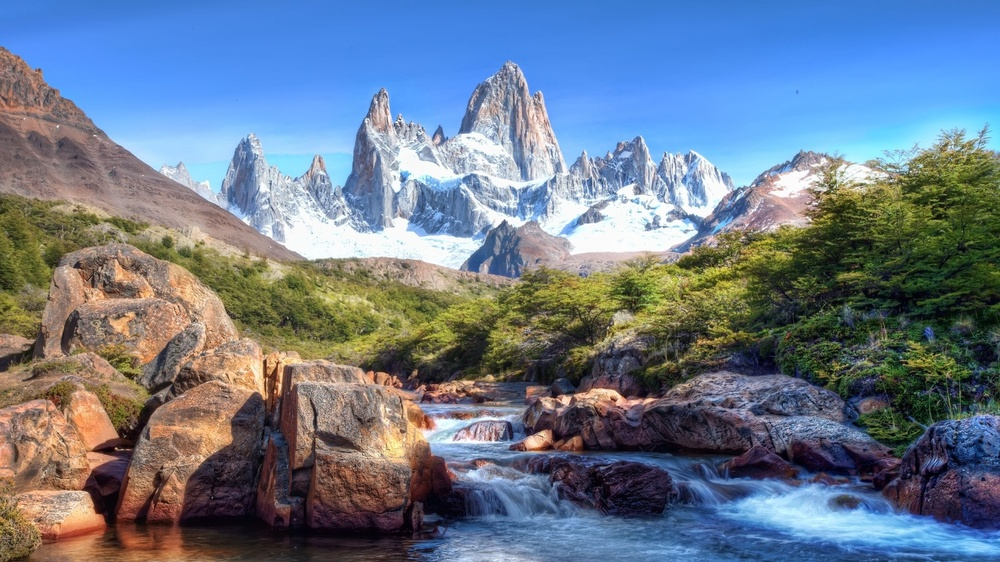
#> input picture anh_xlas/anh_xlas/image_01.jpg, 1000 x 562 px, shrunk from 1920 x 1080 before the run; its folder holds only this picture in this run
$ jupyter execute 'Câu1.ipynb'
#> lines starting #> are read from the running program, lines starting #| are printed output that depends on the picture
# CÂU 1 - XỬ LÝ HISTOGRAM ẢNH

Notebook thực hiện:

- Chuyển ảnh màu sang ảnh xám.
- Tính Histogram gốc (H1).
- Histogram Equalization.
- Hiệu chỉnh mức xám về khoảng (30,120).
- Lưu toàn bộ kết quả cho nhiều ảnh.

## Bước 1: Import thư viện

Nạp các thư viện cần thiết cho xử lý ảnh, tính toán số học và hiển thị kết quả.

[cell 1]
import os
import glob
import cv2
import numpy as np
import matplotlib.pyplot as plt

## Bước 2: Khai báo thư mục dữ liệu

Xác định thư mục chứa ảnh đầu vào và thư mục lưu kết quả đầu ra.
Nếu thư mục đầu ra chưa tồn tại thì tự động tạo mới.

[cell 2]
input_dir = "anh_xlas/anh_xlas"
output_dir = "output_cau1"

os.makedirs(output_dir, exist_ok=True)

image_files = sorted(glob.glob(os.path.join(input_dir, "*.jpg")))

print(f"Found {len(image_files)} images")

## Bước 3: Đọc toàn bộ ảnh

Tự động tìm và nạp tất cả ảnh JPG trong thư mục đầu vào.

[cell 3]
images = []

for image_path in image_files:
    img = cv2.imread(image_path)
#> img is the input picture: shape (562, 1000, 3); mean B, G, R 139.6, 121.9, 107.6
    images.append((image_path, img))

print("Images loaded successfully.")

## Bước 4: Chuyển ảnh màu sang ảnh xám

Chuyển đổi ảnh RGB/BGR sang ảnh mức xám để thuận tiện cho việc xử lý Histogram.

[cell 4]
gray_images = []

for image_path, img in images:
    gray = cv2.cvtColor(img, cv2.COLOR_BGR2GRAY)
    gray_images.append((image_path, img, gray))
#> this loop made 1 pass
#> image_path on pass 1: 'anh_xlas/anh_xlas/image_01.jpg'
#> pass 1, `gray = cv2.cvtColor(img, cv2.COLOR_BGR2GRAY)`:
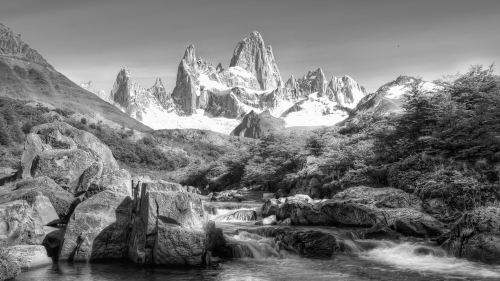
#> gray: shape (562, 1000) (shown at 1/2 size); min 1, max 255, mean 119.6
#> after the loop, gray_images = 1 item

print("Gray conversion completed.")

## Bước 5: Tính Histogram gốc (H1)

Đếm số lượng điểm ảnh ở từng mức xám từ 0 đến 255.

[cell 5]
results = []

for image_path, img, gray in gray_images:

    H1 = np.zeros(256)

    H, W = gray.shape

    for y in range(H):
        for x in range(W):
            H1[gray[y, x]] += 1

    results.append({
        "path": image_path,
        "img": img,
        "gray": gray,
        "H1": H1
    })
#> this loop made 1 pass
#> (image_path, H, W) on pass 1: ('anh_xlas/anh_xlas/image_01.jpg', 562, 1000)
#> after the loop, results = 1 item

print("Histogram H1 completed.")

## Bước 6: Cân bằng Histogram (H2)

Thực hiện Histogram Equalization để cải thiện độ tương phản của ảnh.

[cell 6]
for data in results:

    gray = data["gray"]
    H1 = data["H1"]

    H, W = gray.shape

    pdf = H1 / (H * W)

    cdf = np.cumsum(pdf)

    transform = np.round(cdf * 255).astype(np.uint8)

    equalized = transform[gray]

    H2 = np.zeros(256)

    for y in range(H):
        for x in range(W):
            H2[equalized[y, x]] += 1

    data["equalized"] = equalized
    data["H2"] = H2
#> this loop made 1 pass
#> (H, W) on pass 1: (562, 1000)
#> pass 1, `equalized = transform[gray]`:
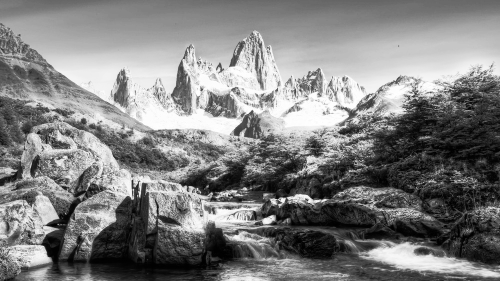
#> equalized: shape (562, 1000) (shown at 1/2 size); min 0, max 255, mean 128.2

print("Histogram Equalization completed.")

## Bước 7: Hiệu chỉnh Histogram về khoảng (30,120)

Ánh xạ các mức xám của ảnh sau cân bằng Histogram vào khoảng [30,120].

[cell 7]
for data in results:

    equalized = data["equalized"]

    stretch = np.round(
        30 + (equalized / 255.0) * (120 - 30)
    ).astype(np.uint8)

    H3 = np.zeros(256)

    H, W = stretch.shape

    for y in range(H):
        for x in range(W):
            H3[stretch[y, x]] += 1

    data["stretch"] = stretch
    data["H3"] = H3
#> this loop made 1 pass
#> pass 1, `stretch = np.round( 30 + (equalized / 255.0) * (120 - 30) ).astype(np...`:
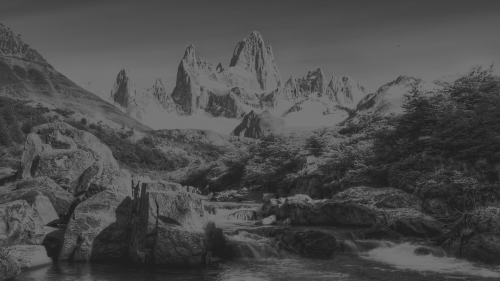
#> stretch: shape (562, 1000) (shown at 1/2 size); min 30, max 120, mean 75.2

print("Stretching completed.")

## Bước 8: Hiển thị kết quả

Hiển thị ảnh gốc, ảnh xám, Histogram gốc, ảnh cân bằng Histogram và Histogram sau hiệu chỉnh.

[cell 8]
for data in results:

    filename = os.path.basename(data["path"])

    plt.figure(figsize=(18,10))

    plt.subplot(2,4,1)
    plt.imshow(cv2.cvtColor(data["img"], cv2.COLOR_BGR2RGB))
    plt.title("Original")
    plt.axis("off")

    plt.subplot(2,4,2)
    plt.imshow(data["gray"], cmap="gray")
    plt.title("Gray")
    plt.axis("off")

    plt.subplot(2,4,3)
    plt.plot(data["H1"])
    plt.title("Histogram H1")

    plt.subplot(2,4,4)
    plt.imshow(data["equalized"], cmap="gray")
    plt.title("Equalized")
    plt.axis("off")

    plt.subplot(2,4,5)
    plt.plot(data["H2"])
    plt.title("Histogram H2")

    plt.subplot(2,4,6)
    plt.imshow(data["stretch"], cmap="gray")
    plt.title("Stretch 30-120")
    plt.axis("off")

    plt.subplot(2,4,7)
    plt.plot(data["H3"])
    plt.title("Stretch Histogram")

    plt.tight_layout()
    plt.show()
#> this loop made 1 pass
#> pass 1, `plt.show()`:
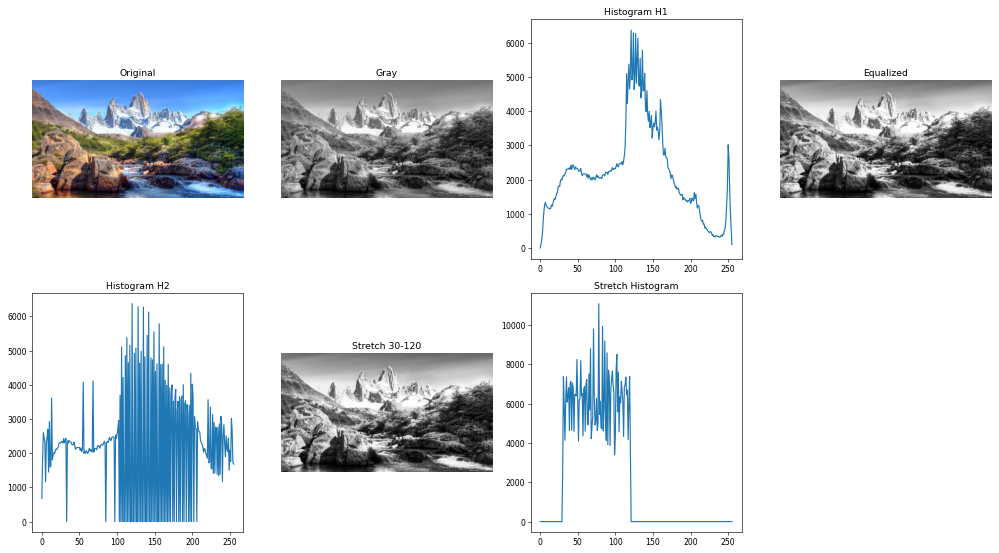
#> figure drawn by matplotlib, 7 panels; panel 3: curve peaks at x = 121, y = 6371; panel 5: curve peaks at x = 120, y = 6371; panel 7: curve peaks at x = 78, y = 11086

## Bước 9: Lưu kết quả

Lưu toàn bộ ảnh và Histogram vào thư mục output_cau1 với tên tương ứng theo ảnh đầu vào.

[cell 9]
count = 0

for data in results:

    image_path = data["path"]

    filename = os.path.basename(image_path)
    name = os.path.splitext(filename)[0]

    cv2.imwrite(
        os.path.join(output_dir, f"Gray_{name}.jpg"),
        data["gray"]
    )

    cv2.imwrite(
        os.path.join(output_dir, f"Equalized_{name}.jpg"),
        data["equalized"]
    )

    cv2.imwrite(
        os.path.join(output_dir, f"Stretch_30_120_{name}.jpg"),
        data["stretch"]
    )

    plt.figure()
    plt.plot(data["H1"])
    plt.title("Histogram H1")
    plt.savefig(
        os.path.join(output_dir,
                     f"Histogram_{name}.png")
    )
    plt.close()

    plt.figure()
    plt.plot(data["H2"])
    plt.title("Equalized Histogram")
    plt.savefig(
        os.path.join(output_dir,
                     f"Equalized_Histogram_{name}.png")
    )
    plt.close()

    plt.figure()
    plt.plot(data["H3"])
    plt.title("Stretch Histogram")
    plt.savefig(
        os.path.join(output_dir,
                     f"Stretch_Histogram_{name}.png")
    )
    plt.close()

    print(f"Processing {filename} ... Done!")

    count += 1
#> this loop made 1 pass
#> (image_path, count) on pass 1: ('anh_xlas/anh_xlas/image_01.jpg', 1)
#> (printed output is left out)
#> pass 1, `plt.savefig( os.path.join(output_dir, f"Histogram_{name}.png") )`:
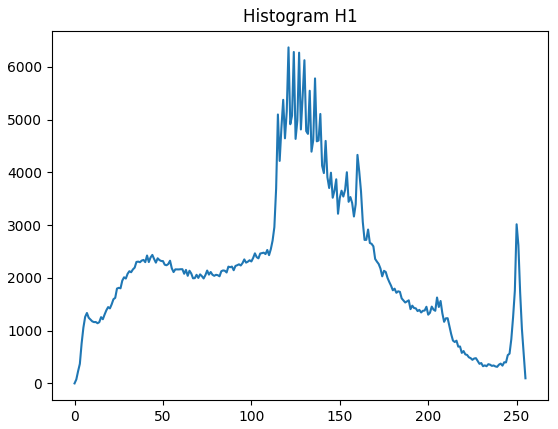
#> figure drawn by matplotlib, 1 panel; curve peaks at x = 121, y = 6371
#> pass 1, `plt.savefig( os.path.join(output_dir, f"Equalized_Histogram_{name}.png..`:
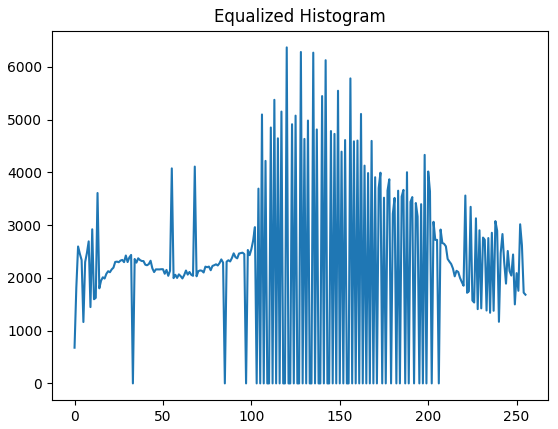
#> figure drawn by matplotlib, 1 panel; curve peaks at x = 120, y = 6371
#> pass 1, `plt.savefig( os.path.join(output_dir, f"Stretch_Histogram_{name}.png") )`:
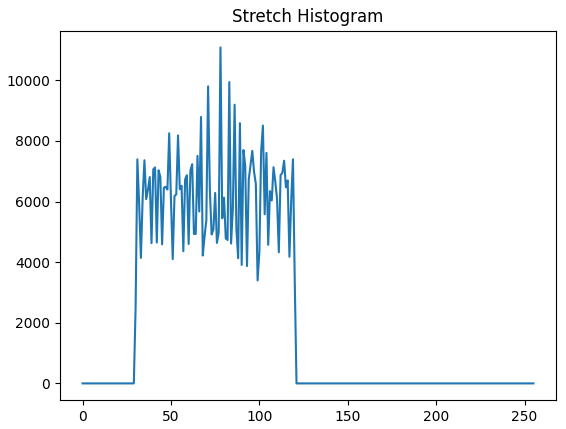
#> figure drawn by matplotlib, 1 panel; curve peaks at x = 78, y = 11086
#> after the loop, count = 1

print(f"Finished processing {count} images.")
#| Finished processing 1 images.

$ run again, on anh_xlas/anh_xlas/image_05.jpg
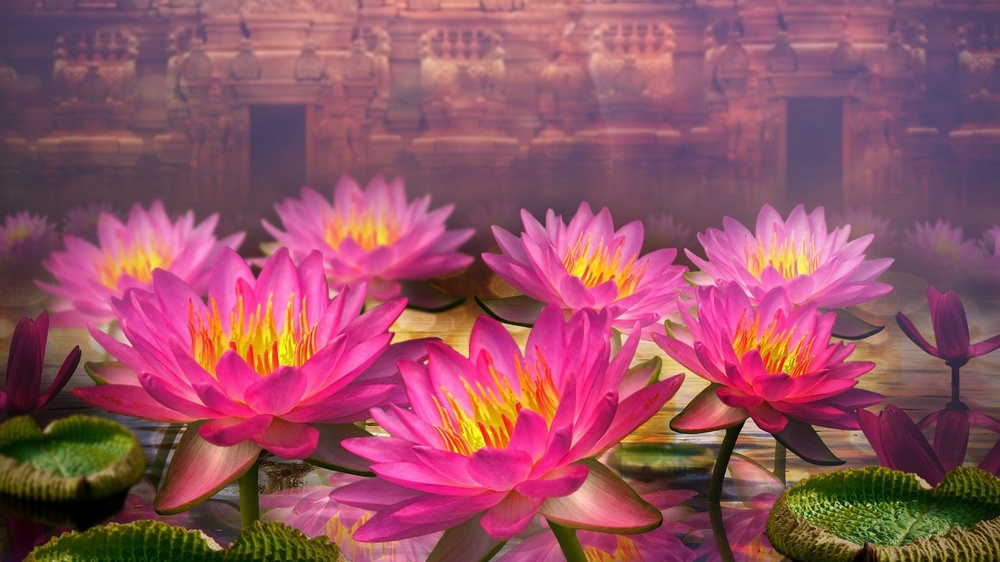
#> input picture anh_xlas/anh_xlas/image_05.jpg, 1000 x 562 px, shrunk from 1920 x 1080 before the run
#> img is the input picture: shape (562, 1000, 3); mean B, G, R 98.9, 81.5, 148.8
#> the loop `for image_path, img in images:` made 1 pass
#> image_path on pass 1: 'anh_xlas/anh_xlas/image_05.jpg'
#> after the loop `for image_path, img in images:`: gray_images = 1 item
#> the loop `for image_path, img, gray in gray_images: ` made 1 pass
#> (image_path, H, W) on pass 1: ('anh_xlas/anh_xlas/image_05.jpg', 562, 1000)
#> the loop `for data in results: ` made 1 pass
#> (H, W) on pass 1: (562, 1000)
#> the loop `for data in results: ` made 1 pass
#> pass 1, `stretch = np.round( 30 + (equalized / 255.0) * (120 - 30) ).astype(np...`:
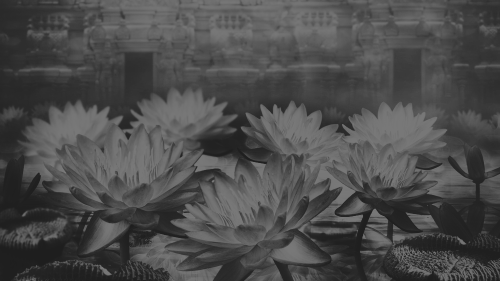
#> stretch: shape (562, 1000) (shown at 1/2 size); min 30, max 120, mean 75.4
#> the loop `for data in results: ` made 1 pass
#> the loop `for data in results: ` made 1 pass
#> (image_path, count) on pass 1: ('anh_xlas/anh_xlas/image_05.jpg', 1)
#> (printed output is left out)
#> pass 1, `plt.savefig( os.path.join(output_dir, f"Stretch_Histogram_{name}.png") )`:
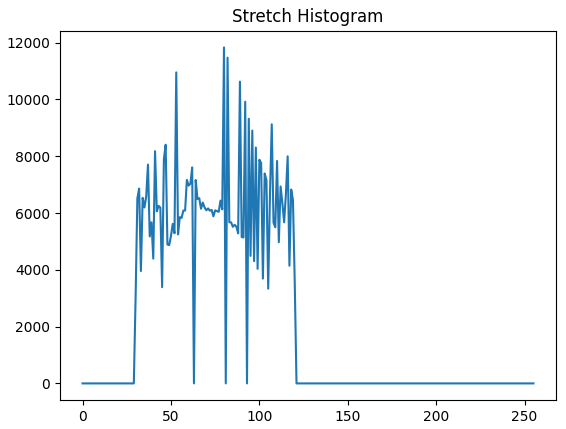
#> figure drawn by matplotlib, 1 panel; curve peaks at x = 80, y = 11833
#> after the loop `for data in results:`: count = 1
#| Finished processing 1 images.
